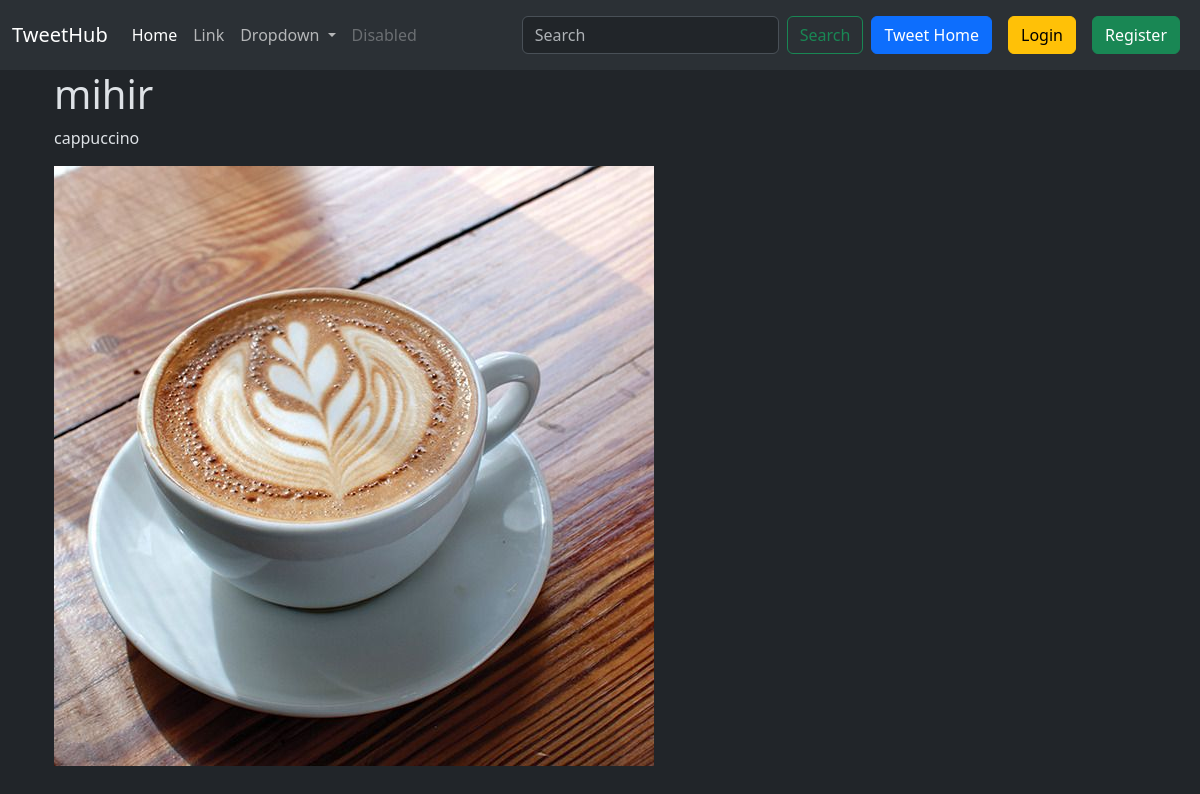
Page /tweet/3/detail/ on the committed database.
### tweet/models.py (models this page shows, shortened)
class Tweet(models.Model):
    user = models.ForeignKey(User, on_delete=models.CASCADE)
    content = models.TextField(max_length=255)
    image = models.ImageField(upload_to='photos/', blank=True, null=True)
    created_at = models.DateTimeField(auto_now_add=True)
    updated_at = models.DateTimeField(auto_now=True)

### tweet/views.py (the view)
# urls.py: path('<int:tweet_id>/detail/', views.tweet_detail, name='tweet_detail'),
def tweet_detail(request, tweet_id):
    tweet = get_object_or_404(Tweet, pk=tweet_id)
    return render(request, 'tweet_detail.html', {'tweet': tweet})

### tweet/templates/tweet_detail.html (shortened to what this page needs)
{% extends "layout.html" %}
{% block content %}
<div class="container">
    <h1>{{tweet.user.username}}</h1>
    <p>{{tweet.content}}</p>
    <img src="{{tweet.image.url}}" alt="">
</div>
{% endblock %}

### static/Style.css (style rules this page uses)
body { margin: 0; padding: 0; box-sizing: border-box; }

### rows in the picture
Tweet: user.username "mihir", content "cappuccino", image (picture)
